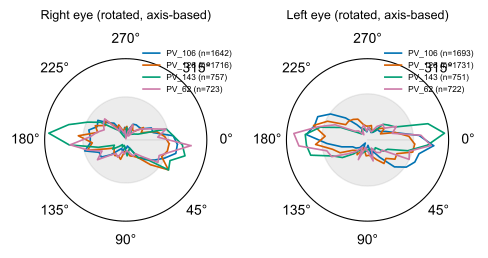

Generate this figure with Python:
"""
Reproduction script for Figure 2i: Polar distributions of saccade directions.

This script loads the exported pickle file and recreates the polar histograms
showing saccade directions per eye and animal, rotated to align the dominant axis.

EXACT REPLICATION of create_saccade_polar_histogram_rotated_per_eye function.
"""

import pickle
import numpy as np
import matplotlib.pyplot as plt
from matplotlib import rcParams
from pathlib import Path

rcParams['pdf.fonttype'] = 42
rcParams['ps.fonttype'] = 42

# Color templates (EXACT from original)
COLOR_TEMPLATES = {
    # Colorblind-safe (Okabe–Ito)
    "okabeito": ["#0072B2", "#D55E00", "#009E73", "#CC79A7",
                 "#F0E442", "#56B4E9", "#E69F00", "#000000"],
    # Tableau-10 as an alternative
    "tableau10": [plt.get_cmap("tab10")(i) for i in range(10)],
}

def build_color_map(labels, template="okabeito", custom=None, order=None):
    """
    Return dict {label -> color}. To keep animal colors stable across figures,
    pass a canonical 'order' (list of all animals) or pass an explicit color_map.
    """
    labs = list(order) if order is not None else list(labels)
    base = list(custom) if custom is not None else list(COLOR_TEMPLATES.get(template, COLOR_TEMPLATES["okabeito"]))
    return {lab: base[i % len(base)] for i, lab in enumerate(labs)}


def main():
    """Main function to reproduce Figure 2i."""
    script_dir = Path(__file__).parent
    pickle_file = script_dir / "figure_2i.pickle"
    output_path = script_dir / "figure_2i.pdf"
    
    try:
        with open(pickle_file, "rb") as f:
            data = pickle.load(f)
        print(f"Loaded data for {data.get('figure_name', 'Figure 2i')}")
    except FileNotFoundError:
        print(f"Error: Data file not found at {pickle_file}")
        return
    except Exception as e:
        print(f"Error loading data: {e}")
        return
    
    # Extract data
    per_eye_histograms = data.get('per_eye_histograms', {})
    rotation_catalog = data.get('rotation_catalog', {})
    num_bins = data.get('num_bins', 36)
    baseline_prob = data.get('baseline_prob', 0.005)
    
    if not per_eye_histograms:
        print("Error: No histogram data found in pickle file")
        return
    
    # Animals (sorted for deterministic color assignment) - EXACT from original
    animals = np.array(sorted(per_eye_histograms.keys()))
    if animals.size == 0:
        print("Error: No animals found")
        return
    
    # Build color mapping using okabeito template (EXACT from original)
    cmap_built = build_color_map(animals, template="okabeito", custom=None, order=animals)
    
    # Matplotlib font defaults (EXACT from original)
    plt.rcParams['font.family'] = 'sans-serif'
    plt.rcParams['font.sans-serif'] = ['Arial']
    
    # Create figure with polar subplots (EXACT from original: figsize=(5, 4))
    fig, axs = plt.subplots(1, 2, figsize=(5, 4), dpi=300, subplot_kw=dict(projection='polar'))
    
    # Helper to process one eye (EXACT from original)
    def _process_eye(ax, eye_label):
        for animal in animals:
            if animal not in per_eye_histograms:
                continue
            if eye_label not in per_eye_histograms[animal]:
                continue
            
            eye_data = per_eye_histograms[animal][eye_label]
            
            # Get rotated histogram data
            rotated_centers = eye_data.get('rotated_centers')
            rotated_counts = eye_data.get('rotated_counts')
            n_saccades = eye_data.get('n_saccades', 0)
            
            if rotated_centers is None or rotated_counts is None:
                continue
            
            # Convert to numpy arrays
            rotated_centers = np.asarray(rotated_centers)
            rotated_counts = np.asarray(rotated_counts)
            
            # Close the loop for polar plotting (EXACT from original)
            theta = np.deg2rad(np.r_[rotated_centers, rotated_centers[0]])
            rho = np.r_[rotated_counts, rotated_counts[0]]
            
            ax.plot(theta, rho, lw=1.2, color=cmap_built[animal],
                   label=f"{animal} (n={n_saccades})")
        
        # Baseline shaded band (EXACT from original)
        theta_ring = np.linspace(0, 2 * np.pi, 512)
        ax.fill_between(theta_ring, 0, baseline_prob, alpha=0.15, color='gray', zorder=0)
        
        # Aesthetics (EXACT from original)
        ax.set_facecolor('white')
        ax.set_yticks([])  # cleaner polar
        ax.grid(False)
        ax.set_theta_zero_location('E')  # 0° to the right
        ax.set_theta_direction(-1)  # clockwise increases
        
        ax.legend(loc='upper right', bbox_to_anchor=(1.2, 1.1), fontsize=6, frameon=False)
    
    # Right eye on left subplot; Left eye on right subplot (EXACT from original)
    _process_eye(axs[0], 'R')
    _process_eye(axs[1], 'L')
    axs[0].set_title("Right eye (rotated, axis-based)", fontsize=9, pad=10)
    axs[1].set_title("Left eye (rotated, axis-based)", fontsize=9, pad=10)
    
    plt.tight_layout()
    fig.savefig(output_path, format='pdf', bbox_inches='tight', dpi=300)
    plt.close(fig)
    
    print(f"Figure 2i saved to {output_path}")
    
    # Print rotations (EXACT from original)
    if rotation_catalog:
        print("\n=== Axis-based rotation angles applied (degrees) ===")
        print(" (shortest rotation in [-90, 90] that aligns the dominant axis with 0°/180°)")
        for (animal, eye), rot in sorted(rotation_catalog.items(),
                                         key=lambda x: (x[0][0], x[0][1])):
            print(f"{animal:>10s}  Eye {eye}:  {rot:+7.2f}°")
        print("====================================================\n")
    
    print("Figure 2i reproduction complete!")


if __name__ == "__main__":
    main()
